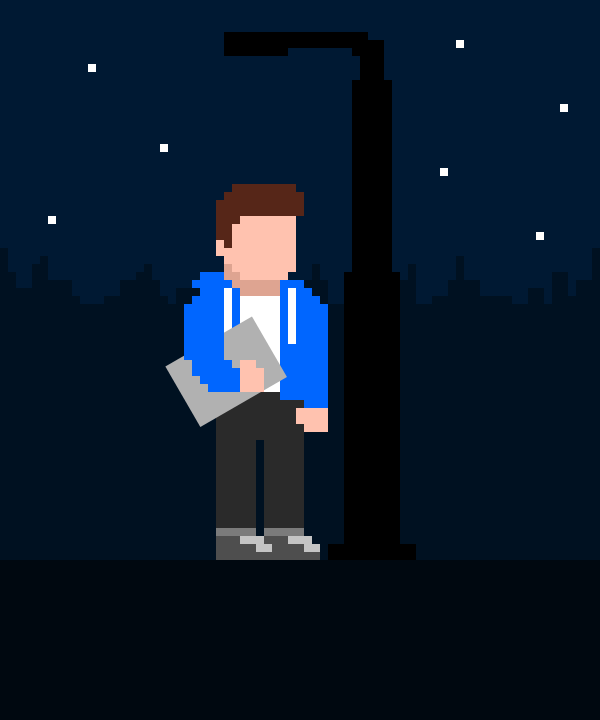
Frame 1 (no input)
Frame 60 (no input): identical to frame 1, image omitted
Frame 120 (the mouse pressed at the canvas centre since frame 60): identical to frame 1, image omitted

The p5.js sketch that drew this single still picture (run headless with seeded random() and noise() and a simulated clock; from frame 60 on, the mouse is pressed at the canvas centre):

// p5.js sketch
// ── sketch.js
// Sets scenery colour variables
var skyColour = "#001933";
var starColour = "#ffffff";
var skylineColour = "#001121";
var groundColour = "#000810";
var lightPoleColour = "#000000";

// Sets body colour variables
var hairColour = "#562618";
var skinColour = "#ffc2af";
var neckColour = "#dea491";
var hoodieColour = "#0066ff";
var stringColour = "#ffffff";
var shirtColour = "#ffffff";
var laptopColour = "#b1b1b1";
var pantsColour = "#2a2a2a";
var sockColour = "#7b7b7b";
var shoeColour = "#4e4e4e";
var laceColour = "#c4c4c4";

// The following function initialises the canvas, sets a background colour and disables outlines on shapes
function setup() {
  createCanvas(600, 720);
  background(skyColour);
  noStroke();
}

// The following function draws the components of the image
function draw() {
  // The following code changes the colours to daytime when a key is pressed
  if (keyIsPressed === true) {
    fill("#7CD1FF");
    rect(0, 0, 600, 720);
    starColour = "#7CD1FF";
    skylineColour = "#4A7D99";
    lightPoleColour = "#0F0F1C";
    groundColour = "#071523";
  }

  // Draws stars and sets colour
  fill(starColour);
  rect(456, 40, 8, 8);
  rect(560, 104, 8, 8);
  rect(88, 64, 8, 8);
  rect(160, 144, 8, 8);
  rect(440, 168, 8, 8);
  rect(48, 216, 8, 8);
  rect(536, 232, 8, 8);

  // Draws skyline and sets colour
  fill(skylineColour);
  rect(0, 248, 8, 56);
  rect(8, 272, 8, 32);
  rect(16, 288, 16, 16);
  rect(32, 264, 8, 40);
  rect(40, 256, 8, 48);
  rect(48, 280, 24, 24);
  rect(72, 296, 8, 8);
  rect(104, 296, 16, 8);
  rect(120, 280, 40, 24);
  rect(136, 272, 8, 8);
  rect(144, 264, 8, 16);
  rect(160, 296, 8, 8);
  rect(176, 288, 24, 16);
  rect(304, 280, 24, 24);
  rect(312, 264, 8, 16);
  rect(392, 296, 8, 8);
  rect(400, 280, 16, 24);
  rect(408, 264, 8, 16);
  rect(432, 296, 80, 8);
  rect(448, 280, 32, 16);
  rect(456, 256, 8, 24);
  rect(528, 288, 16, 16);
  rect(552, 272, 16, 32);
  rect(568, 296, 8, 8);
  rect(576, 280, 16, 48);
  rect(592, 248, 8, 56);
  rect(0, 304, 600, 256);

  // Draws ground and sets colour
  fill(groundColour);
  rect(0, 560, 600, 168);

  // Draws light pole and sets colour
  fill(lightPoleColour);
  rect(328, 544, 88, 16);
  rect(344, 272, 56, 272);
  rect(352, 80, 40, 192);
  rect(360, 56, 24, 24);
  rect(352, 40, 32, 16);
  rect(224, 32, 144, 16);
  rect(224, 48, 64, 8);

  // Draws shoes and sets colour
  fill(shoeColour);
  rect(216, 552, 104, 8);
  rect(216, 536, 88, 16);

  // Draws laces and sets colour
  fill(laceColour);
  rect(240, 536, 24, 8);
  rect(256, 544, 16, 8);
  rect(288, 536, 24, 8);
  rect(304, 544, 16, 8);

  // Draws socks and sets colour
  fill(sockColour);
  rect(216, 528, 40, 8);
  rect(264, 528, 40, 8);

  // Draws pants and sets colour
  fill(pantsColour);
  rect(216, 440, 40, 88);
  rect(264, 440, 40, 88);
  rect(216, 392, 88, 48);

  // Draws shirt and sets colour
  fill(shirtColour);
  rect(240, 296, 40, 96);

  // Draws neck and sets colour
  fill(neckColour);
  rect(224, 264, 56, 32);

  // Draws face and sets colour
  fill(skinColour);
  rect(216, 216, 80, 40);
  rect(224, 256, 72, 8);
  rect(232, 264, 64, 8);
  rect(240, 272, 48, 8);

  // Draws hair and sets colour
  fill(hairColour);
  rect(216, 200, 16, 40);
  rect(224, 240, 8, 8);
  rect(224, 240, 8, 8);
  rect(224, 192, 16, 32);
  rect(232, 184, 64, 32);
  rect(296, 192, 8, 24);

  // Draws hoodie and sets colour
  fill(hoodieColour);
  rect(200, 272, 24, 8);
  rect(192, 280, 40, 8);
  rect(200, 288, 40, 48);
  rect(192, 296, 8, 8);
  rect(184, 304, 16, 32);
  rect(280, 280, 24, 120);
  rect(304, 304, 24, 104);
  rect(304, 288, 8, 16);
  rect(312, 296, 8, 8);

  // Draws strings and sets colour
  fill(stringColour);
  rect(224, 288, 8, 56);
  rect(288, 288, 8, 56);

  // Draws and rotates laptop and sets colour
  push();
  fill(laptopColour);
  rotate(PI / 3);
  rect(400, -60, 70, 100);
  pop();

  // Draws arm and sets colour
  fill(hoodieColour);
  rect(184, 328, 40, 32);
  rect(192, 360, 40, 16);
  rect(200, 368, 40, 16);
  rect(208, 384, 32, 8);

  // Draws hands and sets colour
  fill(skinColour);
  rect(240, 360, 16, 32);
  rect(256, 368, 8, 24);
  rect(296, 408, 32, 16);
  rect(304, 424, 24, 8);
}

// This function draws a star at the mouse position when the mouse is clicked
function mouseClicked() {
  fill(starColour);
  rect(mouseX, mouseY, 8, 8);
}

// ── style.css
/* The following code vertically and horizontally centres the canvas on the page */

html,
body {
  height: 100%;
  margin: 0;
  padding: 0;
}

div {
  color: white;
  position: absolute;
}

body {
  margin: 0;
  display: flex;
  justify-content: center;
  align-items: center;
  background-color: black;
}
